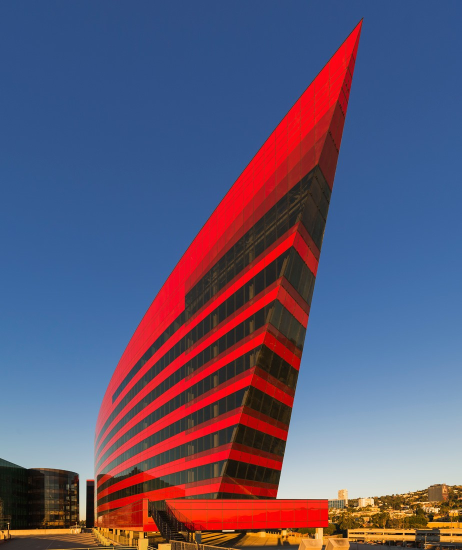
#> input picture CVbook/building.jpg, 923 x 1100 px (shown at 1/2 size)
$ python histeq.py   (older library calls are emulated)
#> lines starting #> are read from the running program, lines starting #| are printed output that depends on the picture
### CVbook/imtools.py
import os
from PIL import Image
import numpy as np

# [13 lines left out: functions get_imlist, imresize, not called in this run]

def histeq(im, nbr_bins=256):
  """ Histogram equalisation of a grayscale image. """
  # get image histogram
  imhist,bins = np.histogram(im.flatten(), nbr_bins, normed=True)

  # cumulative distribution function
  cdf = imhist.cumsum()

  # normalize
  cdf2 = 255*cdf/cdf[-1]

  # use linear interpolation of cdf to find new pixel values
  im2 = np.interp(im.flatten(),bins[:-1],cdf2)

  return im2.reshape(im.shape),cdf,cdf2

# [16 lines left out: function compute_average, not called in this run]

### CVbook/histeq.py
from PIL import Image
import numpy as np
from matplotlib import pyplot as plt
import imtools

im = np.array(Image.open('building.jpg').convert('L'))
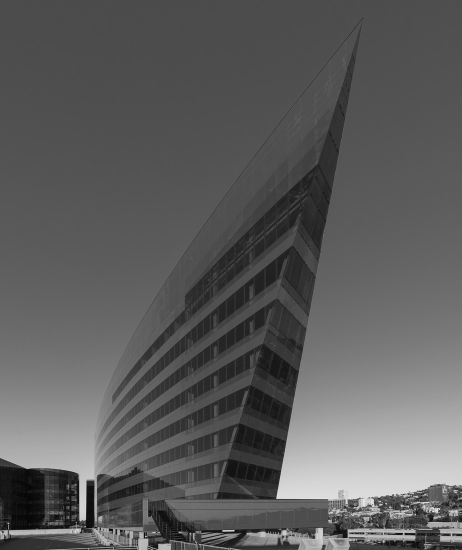
#> im: shape (1100, 923) (shown at 1/2 size); min 1, max 245, mean 92.7
im2,cdf,cdf2 = imtools.histeq(im)
#> in histeq, `imhist,bins = np.histogram(im.flatten(), nbr_bins, normed=True)`: imhist = 256 values, max 0.0483 at index 79, min 0 at index 21, mean 0.0041; bins = 257 values from 1 to 245
#> in histeq, `cdf = imhist.cumsum()`: cdf = 256 values from 3.1e-06 to 1.05
#> in histeq, `cdf2 = 255*cdf/cdf[-1]`: cdf2 = 256 values from 0.000753 to 255
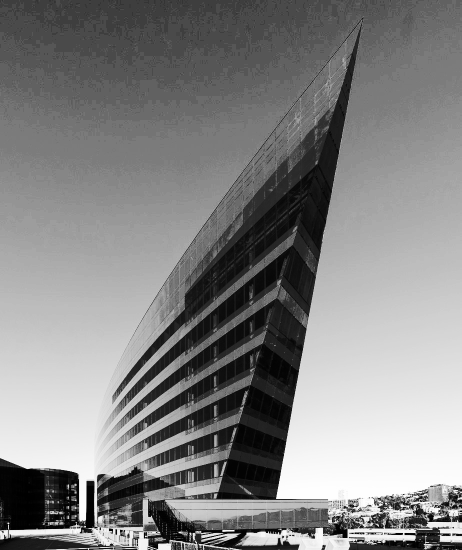
#> im2: shape (1100, 923) float64 (shown at 1/2 size); min 0.000753, max 255, mean 132.1
#> cdf = 256 values from 3.1e-06 to 1.05; cdf2 = 256 values from 0.000753 to 255

plt.figure(1)
plt.subplot(131), plt.hist(im.flatten(), 256, normed=True)
plt.title('histogram of original image'), plt.xlabel('pixel depth')
plt.ylabel('frequency')
plt.subplot(132), plt.plot(cdf)
plt.title('cdf')
plt.subplot(133), plt.plot(cdf2)
plt.title('normalized cdf')

plt.figure(2)
plt.subplot(121), plt.imshow(im, cmap='gray'), plt.axis('off')
plt.title('original image')
plt.subplot(122), plt.imshow(im2, cmap='gray'), plt.axis('off')
plt.title('processed image')
plt.show()
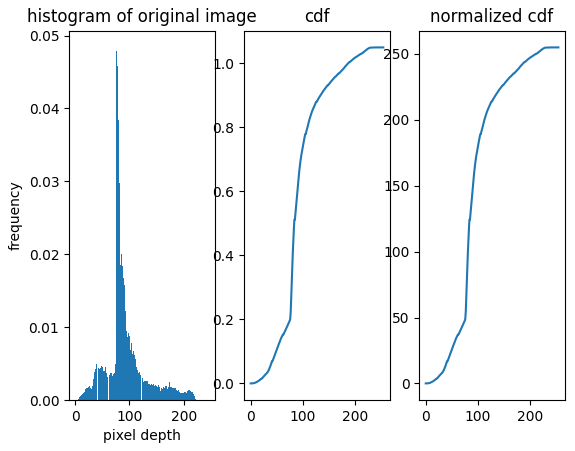
#> figure drawn by matplotlib, 3 panels; panel 1: tallest bar 0.0483 high, from x = 76.3 to 77.25; panel 2: curve peaks at x = 255, y = 1.05; panel 3: curve peaks at x = 255, y = 255
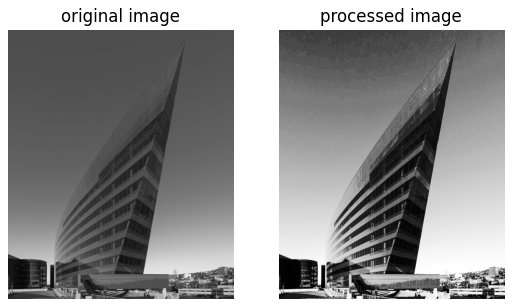
#> figure drawn by matplotlib, 2 panels
